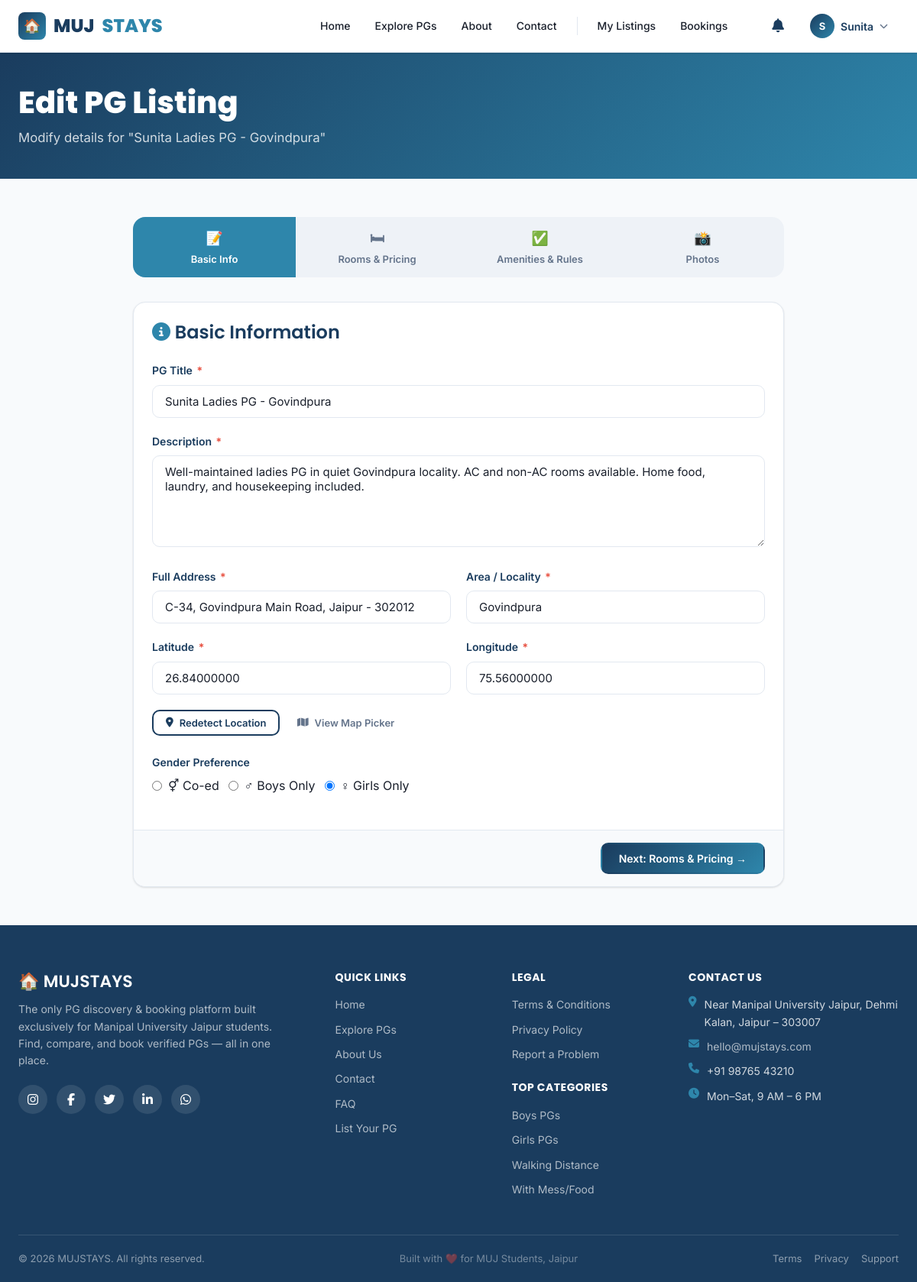
Before: /owner/edit-listing.php?id=3 (signed in) with the older database file.
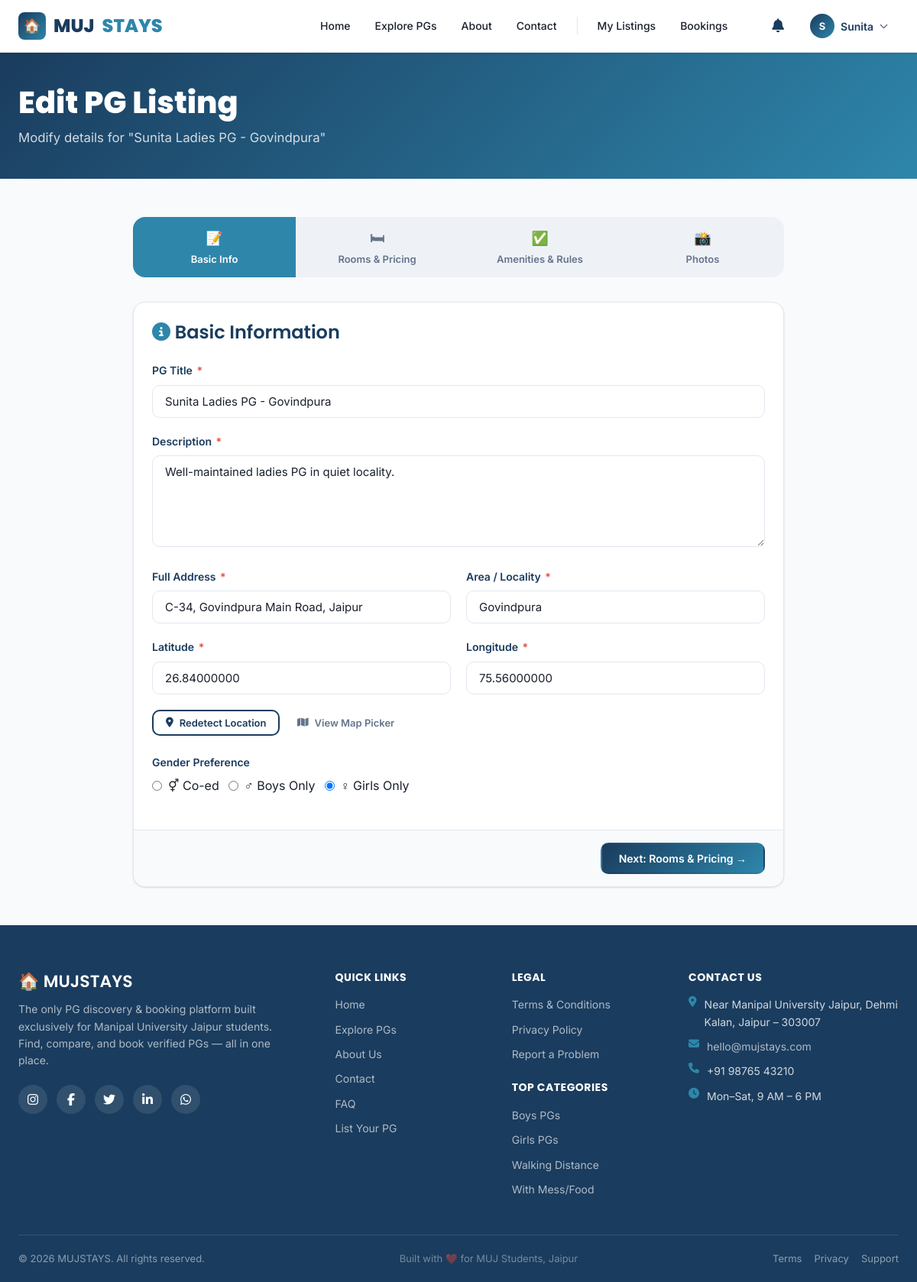
After: the same page with the newer database file.
### tables this page shows
CREATE TABLE `pg_listings` (
  `id` INT UNSIGNED NOT NULL AUTO_INCREMENT,
  `owner_id` INT UNSIGNED NOT NULL,
  `area_id` INT UNSIGNED NOT NULL,
  `title` VARCHAR(200) NOT NULL,
  `slug` VARCHAR(220) NOT NULL,
  `description` TEXT NOT NULL,
  `address` VARCHAR(300) NOT NULL,
  `latitude` DECIMAL(10,8) NOT NULL DEFAULT 26.84000000,
  `longitude` DECIMAL(11,8) NOT NULL DEFAULT 75.56000000,
  `distance_from_muj` DECIMAL(5,2) DEFAULT NULL,
  `price_min` INT UNSIGNED NOT NULL,
  `price_max` INT UNSIGNED NOT NULL,
  `gender_preference` ENUM('male', 'female', 'any') NOT NULL DEFAULT 'any',
  `has_food` TINYINT(1) DEFAULT 0,
  `has_wifi` TINYINT(1) DEFAULT 0,
  `has_ac` TINYINT(1) DEFAULT 0,
  `has_parking` TINYINT(1) DEFAULT 0,
  `has_laundry` TINYINT(1) DEFAULT 0,
  `has_gym` TINYINT(1) DEFAULT 0,
  `has_cctv` TINYINT(1) DEFAULT 0,
  `has_warden` TINYINT(1) DEFAULT 0,
  `has_transport` TINYINT(1) DEFAULT 0,
  `rules` TEXT DEFAULT NULL,
  `status` ENUM('draft', 'pending', 'approved', 'rejected', 'inactive') DEFAULT 'draft',
  `rejection_reason` TEXT DEFAULT NULL,
  `is_featured` TINYINT(1) DEFAULT 0,
  `avg_rating` DECIMAL(3,2) DEFAULT 0.00,
  `total_reviews` INT UNSIGNED DEFAULT 0,
  `view_count` INT UNSIGNED DEFAULT 0,
  `created_at` DATETIME DEFAULT CURRENT_TIMESTAMP,
  `updated_at` DATETIME DEFAULT NULL ON UPDATE CURRENT_TIMESTAMP,
  `is_deleted` TINYINT(1) DEFAULT 0,
  PRIMARY KEY (`id`),
  UNIQUE KEY `slug` (`slug`),
  KEY `owner_id` (`owner_id`),
  CONSTRAINT `fk_pg_owner` FOREIGN KEY (`owner_id`) REFERENCES `users` (`id`) ON DELETE CASCADE,
  CONSTRAINT `fk_pg_area` FOREIGN KEY (`area_id`) REFERENCES `areas` (`id`)
);

CREATE TABLE `areas` (
  `id` INT UNSIGNED NOT NULL AUTO_INCREMENT,
  `name` VARCHAR(100) NOT NULL,
  `distance_from_muj` DECIMAL(5,2) DEFAULT NULL,
  PRIMARY KEY (`id`),
  UNIQUE KEY `name` (`name`)
);

### owner/edit-listing.php (the view, shortened to what this page needs)
<?php
require_once '../includes/db.php';
$uid = current_user_id();
$lid = (int)($_GET['id'] ?? 0);
$stmt = $pdo->prepare("SELECT p.*, a.name AS area_name FROM pg_listings p JOIN areas a ON a.id = p.area_id WHERE p.id = ? AND p.owner_id = ? AND p.is_deleted = 0");
$stmt->execute([$lid, $uid]);
$listing = $stmt->fetch();
?>
<!DOCTYPE html>
<html lang="en"><head><meta charset="UTF-8"><meta name="viewport" content="width=device-width,initial-scale=1">
<link rel="stylesheet" href="<?= BASE_URL ?>/assets/css/style.css">
<link rel="stylesheet" href="https://cdnjs.cloudflare.com/ajax/libs/font-awesome/6.5.0/css/all.min.css">
<link rel="stylesheet" href="https://unpkg.com/leaflet@1.9.4/dist/leaflet.css"/>
</head><body>
<?php require_once '../components/navbar.php'; ?>
<div class="page-header" style="padding:40px 0">
  <div class="container">
    <h1>Edit PG Listing</h1>
    <p>Modify details for "<?= htmlspecialchars($listing['title']) ?>"</p>
  </div>
</div>
<div class="section-sm">
  <div class="container-sm">
    <div style="display:flex;gap:0;margin-bottom:32px;background:var(--bg2);border-radius:var(--radius-lg);overflow:hidden">
      <?php $steps_labels = ['Basic Info','Rooms & Pricing','Amenities & Rules','Photos']; foreach($steps_labels as $i=>$lbl): ?>
      <div class="step-indicator" data-step="<?= $i ?>" style="flex:1;padding:14px;text-align:center;font-size:13px;font-weight:600;cursor:pointer;transition:all .2s;<?= $i===0?'background:var(--accent);color:#fff':'color:var(--text-muted)' ?>">
        <div style="font-size:18px;margin-bottom:2px"><?= ['📝','🛏','✅','📸'][$i] ?></div>
        <div><?= $lbl ?></div>
      </div>
      <?php endforeach; ?>
    </div>
    <form method="POST" enctype="multipart/form-data" id="edit-listing-form">
      <div class="form-step card" id="step-0">
        <div class="card-body">
          <h3 style="margin-bottom:24px"><i class="fas fa-info-circle" style="color:var(--accent)"></i> Basic Information</h3>
          <div class="form-group">
            <label class="form-label">PG Title <span class="req">*</span></label>
            <input type="text" name="title" class="form-control" placeholder='e.g. "Shanti Girls PG Near MUJ Gate 2"' value="<?= htmlspecialchars($_POST['title']??$listing['title']) ?>" required>
          </div>
          <div class="form-group">
            <label class="form-label">Description <span class="req">*</span></label>
            <textarea name="description" class="form-control" rows="5" placeholder="Describe your PG in detail..." required><?= htmlspecialchars($_POST['description']??$listing['description']) ?></textarea>
          </div>
          <div class="form-row form-row-2">
            <div class="form-group">
              <label class="form-label">Full Address <span class="req">*</span></label>
              <input type="text" name="address" class="form-control" placeholder="Plot no., Street, Colony..." value="<?= htmlspecialchars($_POST['address']??$listing['address']) ?>" required>
            </div>
            <div class="form-group">
              <label class="form-label">Area / Locality <span class="req">*</span></label>
              <input type="text" name="area_name" class="form-control" placeholder="e.g. Jagatpura" value="<?= htmlspecialchars($_POST['area_name']??$listing['area_name']) ?>" required>
            </div>
          </div>
          <div class="form-row form-row-2">
            <div class="form-group">
              <label class="form-label">Latitude <span class="req">*</span></label>
              <input type="number" name="latitude" id="auto_lat" class="form-control" step="0.00000001" value="<?= $_POST['latitude']??$listing['latitude'] ?>" required>
            </div>
            <div class="form-group">
              <label class="form-label">Longitude <span class="req">*</span></label>
              <input type="number" name="longitude" id="auto_lng" class="form-control" step="0.00000001" value="<?= $_POST['longitude']??$listing['longitude'] ?>" required>
            </div>
          </div>
          <div style="margin-bottom: 24px;">
            <button type="button" id="getLocationBtn" class="btn btn-outline btn-sm" onclick="getRealLocation()"><i class="fas fa-map-marker-alt"></i> Redetect Location</button>
            <button type="button" class="btn btn-ghost btn-sm" onclick="toggleMapPicker()"><i class="fas fa-map"></i> View Map Picker</button>
          </div>
          <div class="form-group">
            <label class="form-label">Gender Preference</label>
            <div style="display:flex;gap:12px">
              <?php foreach(['any'=>'⚥ Co-ed','male'=>'♂ Boys Only','female'=>'♀ Girls Only'] as $v=>$l): ?>
                <label style="display:flex;align-items:center;gap:8px;cursor:pointer"><input type="radio" name="gender_preference" value="<?= $v ?>" <?= ($_POST['gender_preference']??$listing['gender_preference'])===$v?'checked':'' ?>> <?= $l ?></label>
              <?php endforeach; ?>
            </div>
          </div>
        </div>
        <div class="card-footer" style="display:flex;justify-content:flex-end">
          <button type="button" class="btn btn-primary next-step">Next: Rooms & Pricing →</button>
        </div>
      </div>
    </form>
  </div>
</div>
<?php require_once '../components/footer.php'; ?>
</body></html>

### components/navbar.php (shortened to what this page needs)
<?php
$is_logged = !empty($_SESSION['user_id']);
$role      = $_SESSION['role'] ?? '';
$user_name = $_SESSION['name'] ?? '';
$current_page = basename($_SERVER['PHP_SELF']);
?>
<nav class="navbar">
  <div class="container">
    <div class="navbar-inner">
      <a href="<?= BASE_URL ?>" class="navbar-brand">
        <div class="brand-icon">🏠</div>
        MUJ<span>STAYS</span>
      </a>
      <ul class="navbar-nav">
        <li><a href="<?= BASE_URL ?>/index.php" class="nav-link <?= $current_page === 'index.php' ? 'active' : '' ?>">Home</a></li>
        <li><a href="<?= BASE_URL ?>/explore.php" class="nav-link <?= $current_page === 'explore.php' ? 'active' : '' ?>">Explore PGs</a></li>
        <li><a href="<?= BASE_URL ?>/about.php" class="nav-link <?= $current_page === 'about.php' ? 'active' : '' ?>">About</a></li>
        <li><a href="<?= BASE_URL ?>/contact.php" class="nav-link <?= $current_page === 'contact.php' ? 'active' : '' ?>">Contact</a></li>
        <?php if ($is_logged): ?>
          <?php if ($role === 'student'): ?>
            <li><a href="<?= BASE_URL ?>/user/bookings.php" class="nav-link <?= $current_page === 'bookings.php' ? 'active' : '' ?>">My Bookings</a></li>
            <li><a href="<?= BASE_URL ?>/user/saved.php"   class="nav-link <?= $current_page === 'saved.php'    ? 'active' : '' ?>">Saved</a></li>
          <?php elseif ($role === 'owner'): ?>
            <li><a href="<?= BASE_URL ?>/owner/listings.php" class="nav-link <?= $current_page === 'listings.php' ? 'active' : '' ?>">My Listings</a></li>
            <li><a href="<?= BASE_URL ?>/owner/bookings.php" class="nav-link <?= $current_page === 'bookings.php' ? 'active' : '' ?>">Bookings</a></li>
          <?php elseif ($role === 'admin'): ?>
            <li><a href="<?= BASE_URL ?>/admin/dashboard.php" class="nav-link">Admin Panel</a></li>
          <?php endif; ?>
        <?php endif; ?>
      </ul>
      <div class="navbar-actions">
        <?php if ($is_logged): ?>
          <div class="bell-wrap" style="position:relative">
            <button id="bell-btn" class="btn btn-ghost btn-icon" title="Notifications" aria-label="Notifications">
              <i class="fas fa-bell" style="font-size:18px;color:var(--primary)"></i>
            </button>
          </div>
          <div style="position:relative">
            <button id="profile-btn" class="btn btn-ghost" style="display:flex;align-items:center;gap:8px;padding:8px 12px">
              <div style="width:32px;height:32px;background:linear-gradient(135deg,var(--primary),var(--accent));border-radius:50%;display:grid;place-items:center;color:#fff;font-weight:700;font-size:13px;flex-shrink:0">
                <?= strtoupper(mb_substr($user_name, 0, 1)) ?>
              </div>
              <span style="font-size:14px;font-weight:600;color:var(--primary)"><?= htmlspecialchars(explode(' ', $user_name)[0]) ?></span>
              <i class="fas fa-chevron-down" style="font-size:11px;color:var(--text-muted)"></i>
            </button>
          </div>
        <?php else: ?>
          <a href="<?= BASE_URL ?>/login.php"  class="btn btn-ghost btn-sm">Log In</a>
          <a href="<?= BASE_URL ?>/signup.php" class="btn btn-primary btn-sm">Sign Up Free</a>
        <?php endif; ?>
      </div>
    </div>
  </div>
</nav>

### components/footer.php (shortened to what this page needs)
<footer class="footer">
  <div class="container">
    <div class="footer-grid">
      <div class="footer-brand">
        <h3>🏠 MUJSTAYS</h3>
        <p>The only PG discovery & booking platform built exclusively for Manipal University Jaipur students. Find, compare, and book verified PGs — all in one place.</p>
        <div class="footer-social">
          <a href="#" aria-label="Instagram"><i class="fab fa-instagram"></i></a>
          <a href="#" aria-label="Facebook"><i class="fab fa-facebook-f"></i></a>
          <a href="#" aria-label="Twitter"><i class="fab fa-twitter"></i></a>
          <a href="#" aria-label="LinkedIn"><i class="fab fa-linkedin-in"></i></a>
          <a href="#" aria-label="WhatsApp"><i class="fab fa-whatsapp"></i></a>
        </div>
      </div>
      <div>
        <h4>Quick Links</h4>
        <div class="footer-links">
          <a href="<?= BASE_URL ?>/">Home</a>
          <a href="<?= BASE_URL ?>/explore.php">Explore PGs</a>
          <a href="<?= BASE_URL ?>/about.php">About Us</a>
          <a href="<?= BASE_URL ?>/contact.php">Contact</a>
          <a href="<?= BASE_URL ?>/faq.php">FAQ</a>
          <a href="<?= BASE_URL ?>/signup.php?role=owner">List Your PG</a>
        </div>
      </div>
      <div>
        <h4>Legal</h4>
        <div class="footer-links">
          <a href="<?= BASE_URL ?>/terms.php">Terms & Conditions</a>
          <a href="<?= BASE_URL ?>/privacy.php">Privacy Policy</a>
          <a href="<?= BASE_URL ?>/contact.php">Report a Problem</a>
        </div>
        <h4 style="margin-top:24px">Top Categories</h4>
        <div class="footer-links">
          <a href="<?= BASE_URL ?>/explore.php?gender=male">Boys PGs</a>
          <a href="<?= BASE_URL ?>/explore.php?gender=female">Girls PGs</a>
          <a href="<?= BASE_URL ?>/explore.php?distance=0.5">Walking Distance</a>
          <a href="<?= BASE_URL ?>/explore.php?amenities[]=has_food">With Mess/Food</a>
        </div>
      </div>
      <div>
        <h4>Contact Us</h4>
        <div class="footer-contact">
          <span><i class="fas fa-map-marker-alt" style="color:var(--accent)"></i>Near Manipal University Jaipur, Dehmi Kalan, Jaipur – 303007</span>
          <span><i class="fas fa-envelope" style="color:var(--accent)"></i> <a href="mailto:hello@mujstays.com" style="color:rgba(255,255,255,.65)">hello@mujstays.com</a></span>
          <span><i class="fas fa-phone" style="color:var(--accent)"></i> +91 98765 43210</span>
          <span><i class="fas fa-clock" style="color:var(--accent)"></i> Mon–Sat, 9 AM – 6 PM</span>
        </div>
      </div>
    </div>
  </div>
  <div class="container">
    <div class="footer-bottom">
      <span>© <?= date('Y') ?> MUJSTAYS. All rights reserved.</span>
      <span style="color:rgba(255,255,255,.4)">Built with ❤️ for MUJ Students, Jaipur</span>
      <div style="display:flex;gap:16px">
        <a href="<?= BASE_URL ?>/terms.php">Terms</a>
        <a href="<?= BASE_URL ?>/privacy.php">Privacy</a>
        <a href="<?= BASE_URL ?>/contact.php">Support</a>
      </div>
    </div>
  </div>
</footer>

Changed rows visible on the page:
changed pg_listings "Sunita Ladies PG - Govindpura": description "Well-maintained ladies PG in quiet Govindpura locality. AC and non-AC rooms available. Home food, laundry, and housekeeping included." → "Well-maintained ladies PG in quiet locality."; address "C-34, Govindpura Main Road, Jaipur - 302012" → "C-34, Govindpura Main Road, Jaipur"
